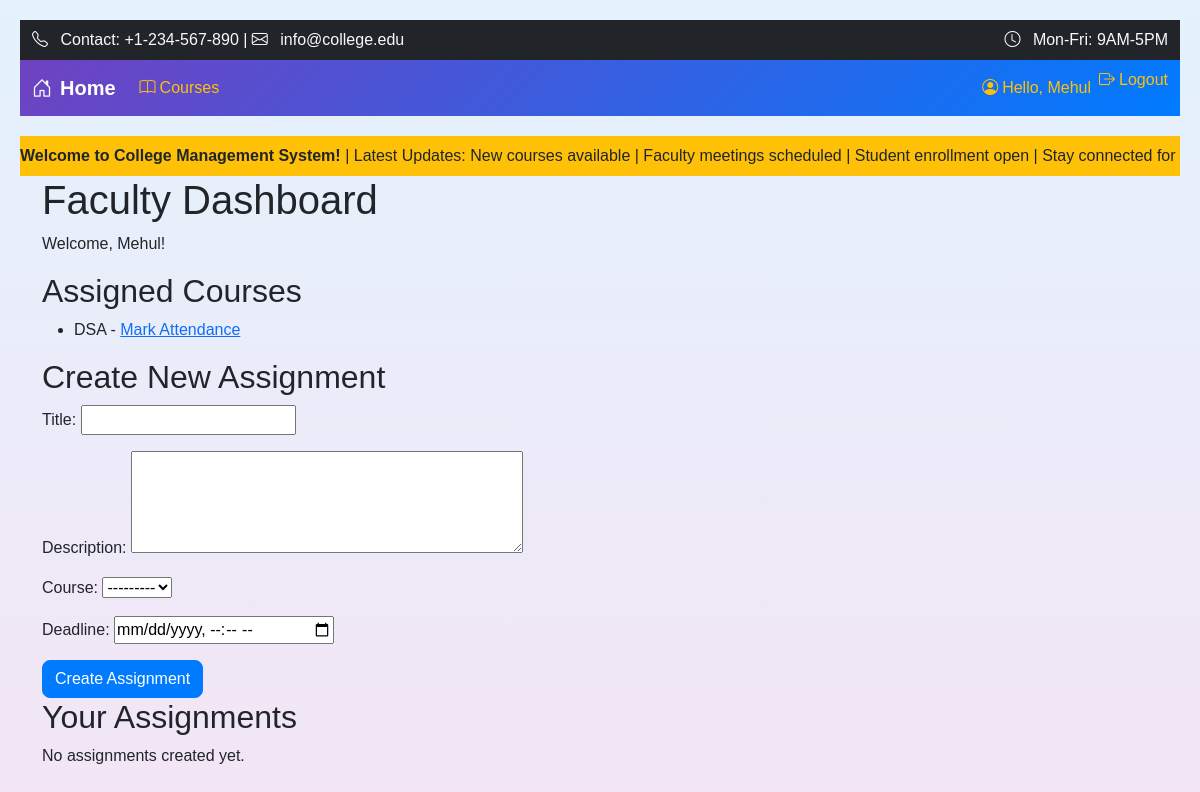
The app's page /faculty/dashboard/ (signed in) with its own data.
### users/models.py (models this page shows, shortened)
class CustomUser(AbstractUser):
    ROLE_CHOICES = (
        ('admin', 'Admin'),
        ('student', 'Student'),
        ('faculty', 'Faculty'),
    )
    role = models.CharField(max_length=10, choices=ROLE_CHOICES, default='student')

### faculty/models.py (models this page shows, shortened)
class Faculty(models.Model):
    user = models.OneToOneField(CustomUser, on_delete=models.CASCADE)
    subject = models.CharField(max_length=100)

### courses/models.py (models this page shows)
class Course(models.Model):
    name = models.CharField(max_length=100)
    duration = models.CharField(max_length=50)
    faculty = models.ManyToManyField(Faculty)
    def __str__(self):
        return self.name

### faculty/views.py (the view)
# urls.py: path('dashboard/', views.faculty_dashboard, name='dashboard'),
@login_required(login_url='users:login')
def faculty_dashboard(request):
    faculty = Faculty.objects.filter(user=request.user).first()
    if not faculty:
        faculty = None  # For non-faculty, show empty dashboard
    courses_assigned = Course.objects.filter(faculty=faculty) if faculty else []
    assignments = Assignment.objects.filter(faculty=faculty).order_by('-created_at') if faculty else []
    form = AssignmentForm()
    if faculty:
        form.fields['course'].queryset = courses_assigned
    context = {
        'faculty': faculty,
        'courses': courses_assigned,
        'assignments': assignments,
        'form': form,
    }
    return render(request, 'faculty/dashboard.html', context)

### faculty/forms.py
class AssignmentForm(forms.ModelForm):
    class Meta:
        model = Assignment
        fields = ['title', 'description', 'course', 'deadline']
        widgets = {
            'deadline': forms.DateTimeInput(attrs={'type': 'datetime-local'}),
            'description': forms.Textarea(attrs={'rows': 4}),
        }

### templates/faculty/dashboard.html (shortened to what this page needs)
{% extends 'base.html' %}
{% block content %}
<h1>Faculty Dashboard</h1>
{% if error %}
  <div class="alert alert-danger">{{ error }}</div>
{% else %}
  <p>Welcome, {{ faculty.user.get_full_name|default:faculty.user.username }}!</p>
  <h2>Assigned Courses</h2>
  <ul>
    {% for course in courses %}
      <li>{{ course.name }} - <a href="{% url 'faculty:mark_attendance' course.id %}">Mark Attendance</a></li>
    {% empty %}
      <li>No courses assigned.</li>
    {% endfor %}
  </ul>
  <h2>Create New Assignment</h2>
  <form method="post" action="{% url 'faculty:create_assignment' %}">
    {{ form.as_p }}
    <button type="submit" class="btn btn-primary">Create Assignment</button>
  </form>
  <h2>Your Assignments</h2>
  {% if assignments %}
    <ul class="list-group">
      {% for assignment in assignments %}
        <li class="list-group-item">
          <h5>{{ assignment.title }}</h5>
          <p>{{ assignment.description }}</p>
          <p><strong>Course:</strong> {{ assignment.course.name }}</p>
          <p><strong>Deadline:</strong> {{ assignment.deadline|date:"F j, Y, g:i a" }}</p>
        </li>
      {% endfor %}
    </ul>
  {% else %}
    <p>No assignments created yet.</p>
  {% endif %}
{% endif %}
{% endblock %}

### templates/base.html (shortened to what this page needs)
{% load static %}
<!DOCTYPE html>
<html lang="en">
<head>
    <link rel="stylesheet" href="https://cdn.jsdelivr.net/npm/bootstrap@5.3.3/dist/css/bootstrap.min.css">
    <link rel="stylesheet" href="https://cdn.jsdelivr.net/npm/bootstrap-icons@1.11.3/font/bootstrap-icons.css">
</head>
<body>
<div class="top-bar bg-dark text-light py-2">
    <div class="container-fluid">
        <div class="row">
            <div class="col-md-6">
                <i class="bi bi-telephone me-2"></i> Contact: +1-234-567-890 | <i class="bi bi-envelope me-2"></i> info@college.edu
            </div>
            <div class="col-md-6 text-end">
                <i class="bi bi-clock me-2"></i> Mon-Fri: 9AM-5PM
            </div>
        </div>
    </div>
</div>
<nav class="navbar navbar-expand-lg navbar-dark">
    <div class="container-fluid">
        <a class="navbar-brand" href="/"><i class="bi bi-house-door me-2"></i>Home</a>
        <div class="collapse navbar-collapse" id="navbarNav">
        <ul class="navbar-nav me-auto">
            <li class="nav-item"><a href="/courses/" class="nav-link"><i class="bi bi-book me-1"></i>Courses</a></li>
        </ul><ul class="navbar-nav">
                {% if user.is_authenticated %}
                    <li class="nav-item"><span class="nav-link"><i class="bi bi-person-circle me-1"></i>Hello, {{ user.username }}</span></li>
                    <li class="nav-item">
                        <form method="post" action="{% url 'users:logout' %}" class="logout-form">
                            <button type="submit" class="nav-link btn btn-link p-0 border-0 bg-transparent text-light" aria-label="Logout" title="Logout"><i class="bi bi-box-arrow-right me-1"></i>Logout</button>
                        </form>
                    </li>
                {% else %}
                    <li class="nav-item"><a href="{% url 'users:login' %}" class="nav-link"><i class="bi bi-box-arrow-in-right me-1"></i>Login</a></li>
                    <li class="nav-item"><a href="{% url 'users:register' %}" class="nav-link"><i class="bi bi-person-plus me-1"></i>Register</a></li>
                {% endif %}
            </ul>
        </div>
    </div>
</nav>
<div class="marquee bg-warning text-dark py-2 overflow-hidden">
    <div class="marquee-content">
        <strong>Welcome to College Management System!</strong> | Latest Updates: New courses available | Faculty meetings scheduled | Student enrollment open | Stay connected for more news!
    </div>
</div>
<div class="container">
    {% block content %}{% endblock %}
</div>
</body>
</html>

### templates/base.html (style rules this page uses)
:root { --primary-color: #007bff; --accent-color: #28a745; --text-dark: #212529; --text-light: #ffffff; }
body { padding: 10px; background: linear-gradient(to bottom, #e3f2fd, #f3e5f5); color: var(--text-dark); font-family: 'Arial', sans-serif; }
@media (min-width: 768px) { body { padding: 20px; } }
.navbar { margin-bottom: 20px; background: linear-gradient(135deg, #6f42c1, #007bff) !important; }
.navbar-brand { color: var(--text-light) !important; font-weight: bold; }
.nav-link { color: #ffc107 !important; }
.btn { border-radius: 8px; }
.btn-primary { background-color: var(--primary-color); border-color: var(--primary-color); }
.marquee { overflow: hidden; white-space: nowrap; }
.marquee-content { display: inline-block; animation: marquee 20s linear infinite; }
.logout-form { display: inline; }

### records on screen
CustomUser: username "Mehul"
Faculty: user.get_full_name "Mehul"
Course: name "DSA"
